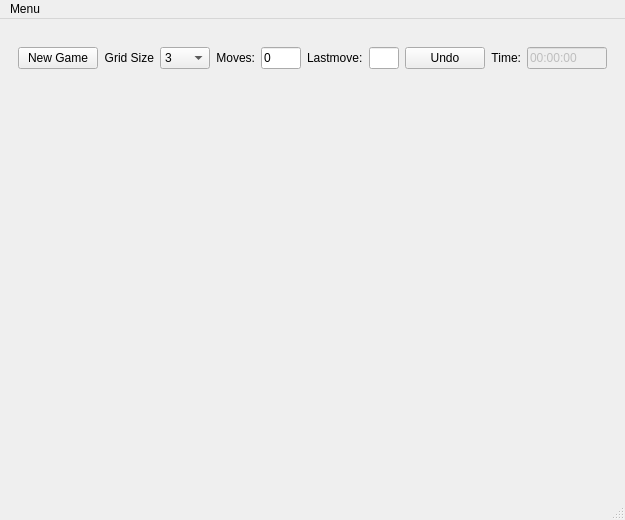
<?xml version="1.0" encoding="UTF-8"?>
<ui version="4.0">
 <class>SliderMainWindow</class>
 <widget class="QMainWindow" name="SliderMainWindow">
  <property name="geometry">
   <rect>
    <x>0</x>
    <y>0</y>
    <width>625</width>
    <height>520</height>
   </rect>
  </property>
  <property name="windowTitle">
   <string>SliderMainWindow</string>
  </property>
  <widget class="QWidget" name="centralWidget">
   <layout class="QGridLayout" name="gridLayout">
    <item row="0" column="0">
     <layout class="QVBoxLayout" name="verticalLayout_2">
      <item>
       <layout class="QHBoxLayout" name="horizontalLayout">
        <item>
         <spacer name="horizontalSpacer_2">
          <property name="orientation">
           <enum>Qt::Horizontal</enum>
          </property>
          <property name="sizeType">
           <enum>QSizePolicy::Fixed</enum>
          </property>
          <property name="sizeHint" stdset="0">
           <size>
            <width>7</width>
            <height>56</height>
           </size>
          </property>
         </spacer>
        </item>
        <item>
         <widget class="QPushButton" name="newgameBtn">
          <property name="text">
           <string>New Game</string>
          </property>
         </widget>
        </item>
        <item>
         <spacer name="horizontalSpacer">
          <property name="orientation">
           <enum>Qt::Horizontal</enum>
          </property>
          <property name="sizeHint" stdset="0">
           <size>
            <width>66</width>
            <height>56</height>
           </size>
          </property>
         </spacer>
        </item>
        <item>
         <widget class="QLabel" name="sizeLabel">
          <property name="text">
           <string>Grid Size</string>
          </property>
          <property name="alignment">
           <set>Qt::AlignRight|Qt::AlignTrailing|Qt::AlignVCenter</set>
          </property>
         </widget>
        </item>
        <item>
         <widget class="QComboBox" name="sizeComboBox">
          <property name="minimumSize">
           <size>
            <width>50</width>
            <height>0</height>
           </size>
          </property>
          <item>
           <property name="text">
            <string>3</string>
           </property>
          </item>
          <item>
           <property name="text">
            <string>4</string>
           </property>
          </item>
          <item>
           <property name="text">
            <string>5</string>
           </property>
          </item>
          <item>
           <property name="text">
            <string>6</string>
           </property>
          </item>
          <item>
           <property name="text">
            <string>7</string>
           </property>
          </item>
          <item>
           <property name="text">
            <string>8</string>
           </property>
          </item>
          <item>
           <property name="text">
            <string>9</string>
           </property>
          </item>
          <item>
           <property name="text">
            <string>10</string>
           </property>
          </item>
         </widget>
        </item>
        <item>
         <spacer name="horizontalSpacer_3">
          <property name="orientation">
           <enum>Qt::Horizontal</enum>
          </property>
          <property name="sizeHint" stdset="0">
           <size>
            <width>18</width>
            <height>56</height>
           </size>
          </property>
         </spacer>
        </item>
        <item>
         <widget class="QLabel" name="movesLabel">
          <property name="text">
           <string>Moves:</string>
          </property>
          <property name="alignment">
           <set>Qt::AlignRight|Qt::AlignTrailing|Qt::AlignVCenter</set>
          </property>
         </widget>
        </item>
        <item>
         <widget class="QLineEdit" name="movesField">
          <property name="enabled">
           <bool>true</bool>
          </property>
          <property name="minimumSize">
           <size>
            <width>40</width>
            <height>0</height>
           </size>
          </property>
          <property name="text">
           <string>0</string>
          </property>
         </widget>
        </item>
        <item>
         <spacer name="horizontalSpacer_4">
          <property name="orientation">
           <enum>Qt::Horizontal</enum>
          </property>
          <property name="sizeHint" stdset="0">
           <size>
            <width>38</width>
            <height>56</height>
           </size>
          </property>
         </spacer>
        </item>
        <item>
         <widget class="QLabel" name="label">
          <property name="text">
           <string>Lastmove:</string>
          </property>
         </widget>
        </item>
        <item>
         <widget class="QLineEdit" name="lastMove"/>
        </item>
        <item>
         <widget class="QPushButton" name="undoBtn">
          <property name="text">
           <string>Undo</string>
          </property>
         </widget>
        </item>
        <item>
         <spacer name="horizontalSpacer_5">
          <property name="orientation">
           <enum>Qt::Horizontal</enum>
          </property>
          <property name="sizeHint" stdset="0">
           <size>
            <width>68</width>
            <height>56</height>
           </size>
          </property>
         </spacer>
        </item>
        <item>
         <widget class="QLabel" name="timeLabel">
          <property name="text">
           <string>Time:</string>
          </property>
          <property name="alignment">
           <set>Qt::AlignRight|Qt::AlignTrailing|Qt::AlignVCenter</set>
          </property>
         </widget>
        </item>
        <item>
         <widget class="QLineEdit" name="timeBox">
          <property name="enabled">
           <bool>false</bool>
          </property>
          <property name="minimumSize">
           <size>
            <width>80</width>
            <height>0</height>
           </size>
          </property>
          <property name="text">
           <string>00:00:00</string>
          </property>
         </widget>
        </item>
        <item>
         <spacer name="horizontalSpacer_6">
          <property name="orientation">
           <enum>Qt::Horizontal</enum>
          </property>
          <property name="sizeType">
           <enum>QSizePolicy::Fixed</enum>
          </property>
          <property name="sizeHint" stdset="0">
           <size>
            <width>7</width>
            <height>56</height>
           </size>
          </property>
         </spacer>
        </item>
       </layout>
      </item>
      <item>
       <widget class="RenderArea" name="renderArea" native="true">
        <property name="minimumSize">
         <size>
          <width>300</width>
          <height>300</height>
         </size>
        </property>
       </widget>
      </item>
     </layout>
    </item>
   </layout>
   <widget class="QWidget" name="">
    <property name="geometry">
     <rect>
      <x>0</x>
      <y>0</y>
      <width>2</width>
      <height>2</height>
     </rect>
    </property>
    <layout class="QVBoxLayout" name="verticalLayout"/>
   </widget>
  </widget>
  <widget class="QMenuBar" name="menuBar">
   <property name="geometry">
    <rect>
     <x>0</x>
     <y>0</y>
     <width>625</width>
     <height>18</height>
    </rect>
   </property>
   <widget class="QMenu" name="menuMenu">
    <property name="title">
     <string>Menu</string>
    </property>
    <addaction name="actionCheats"/>
   </widget>
   <addaction name="menuMenu"/>
  </widget>
  <widget class="QStatusBar" name="statusBar"/>
  <action name="actionCheats">
   <property name="checkable">
    <bool>true</bool>
   </property>
   <property name="text">
    <string>Cheats</string>
   </property>
  </action>
 </widget>
 <layoutdefault spacing="6" margin="11"/>
 <customwidgets>
  <customwidget>
   <class>RenderArea</class>
   <extends>QWidget</extends>
   <header location="global">renderarea.h</header>
   <container>1</container>
  </customwidget>
 </customwidgets>
 <resources/>
 <connections/>
</ui>
